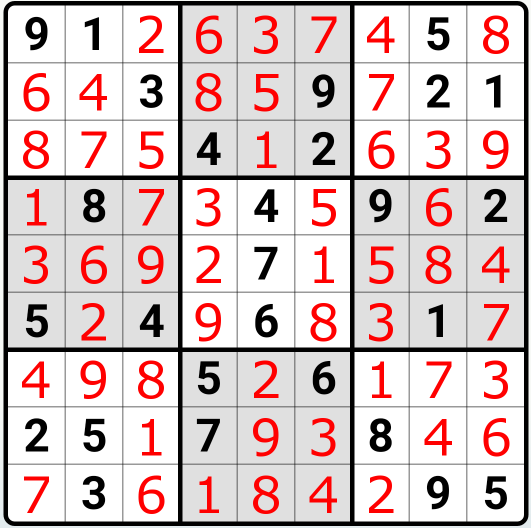
#> input picture sudokuOCRSolver/Answers/solved_Q0.png, 1062 x 1055 px (shown at 1/2 size)
$ python -i imageProcessing.py   (imports and definitions only)   (older library calls are emulated)
#> lines starting #> are read from the running program, lines starting #| are printed output that depends on the picture; after the words box and inside, x2 and y2 are one past the last pixel; in counts of white or black regions, pixels touching at a corner belong together
import cv2
import numpy as np

def generateOutput(image):

#> called with image = 'Answers/solved_Q0.png'
	img = cv2.imread(image)
#> img is the input picture: shape (1055, 1062, 3); mean B, G, R 196.9, 196.9, 214.3
	gray = cv2.cvtColor(img, cv2.COLOR_BGR2GRAY)

	gray = cv2.GaussianBlur(gray, (5, 5), 0)

	mask = np.zeros((gray.shape), np.uint8)

	kernel1 = cv2.getStructuringElement(cv2.MORPH_ELLIPSE, (11, 11))
	close = cv2.morphologyEx(gray, cv2.MORPH_CLOSE, kernel1)
	div = np.float32(gray) / (close)
	res = np.uint8(cv2.normalize(div, div, 0, 255, cv2.NORM_MINMAX))
	res2 = cv2.cvtColor(res, cv2.COLOR_GRAY2BGR)

	thresh = cv2.adaptiveThreshold(res, 255, 0, 1, 19, 2)
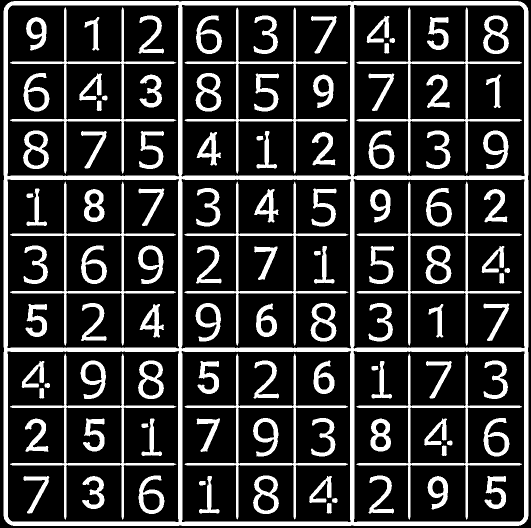
#> thresh: shape (1055, 1062) (shown at 1/2 size); 21.3% white; 109 white regions
	contour, hier = cv2.findContours(thresh, cv2.RETR_TREE, cv2.CHAIN_APPROX_SIMPLE)
#> contour = 169 contours, 3 with area under 20; largest, box (x1, y1, x2, y2) and area: (7, 2, 1057, 1052) 1099917, (14, 9, 359, 354) 116293, (14, 701, 359, 1045) 115953, (706, 9, 1050, 354) 115952, (706, 701, 1050, 1045) 115613

	max_area = 0
	best_cnt = None
	for cnt in contour:
		area = cv2.contourArea(cnt)
		if area > 1000:
			if area > max_area:
				max_area = area
				best_cnt = cnt
#> this loop made 169 passes
#> (area, max_area) on pass 1: (1099917, 1099917)
#> area on passes 2 to 7: 115613, 1229.5, 1700.5, 509, 1173.5, 2083.5
#> after the loop, best_cnt = contour of 96 points, box (x1, y1, x2, y2) (7, 2, 1057, 1052), area 1099917; max_area = 1099917

	cv2.drawContours(mask, [best_cnt], 0, 255, -1)
#> mask: shape (1055, 1062); 98.4% white; 1 black region, box (x1, y1, x2, y2) and area: (0, 0, 1062, 1055) 18420
	cv2.drawContours(mask, [best_cnt], 0, 0, 2)
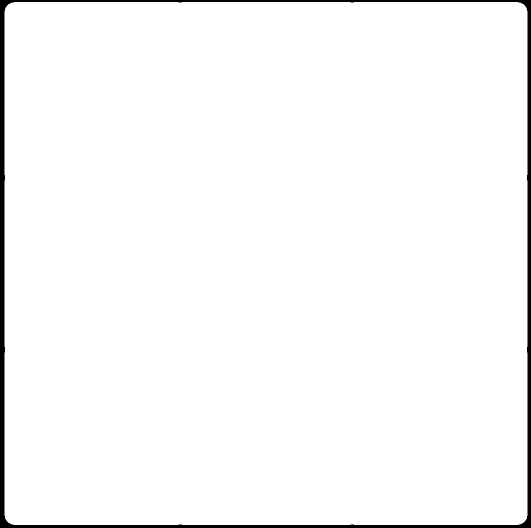
#> mask: shape (1055, 1062) (shown at 1/2 size); 97.6% white; 1 black region, box (x1, y1, x2, y2) and area: (0, 0, 1062, 1055) 26768

	res = cv2.bitwise_and(res, mask)

	kernelx = cv2.getStructuringElement(cv2.MORPH_RECT, (2, 10))

	dx = cv2.Sobel(res, cv2.CV_16S, 1, 0)
	dx = cv2.convertScaleAbs(dx)
	cv2.normalize(dx, dx, 0, 255, cv2.NORM_MINMAX)

	ret, close = cv2.threshold(dx, 0, 255, cv2.THRESH_BINARY + cv2.THRESH_OTSU)
#> close: shape (1055, 1062); 10.4% white; 857 white regions (358 under 20 px), largest, box (x1, y1, x2, y2) and area: (362, 9, 370, 354) 1374, (695, 9, 703, 354) 1374, (362, 701, 370, 1045) 1370
#> ret = 111
	close = cv2.morphologyEx(close, cv2.MORPH_DILATE, kernelx, iterations = 1)
#> close: shape (1055, 1062); 21.4% white; 243 white regions

	contour, hier = cv2.findContours(close, cv2.RETR_EXTERNAL, cv2.CHAIN_APPROX_SIMPLE)
#> contour = 243 contours, 6 with area under 20; largest, box (x1, y1, x2, y2) and area: (695, 5, 704, 1050) 4034, (362, 5, 371, 1050) 4034, (706, 5, 715, 1050) 3701, (351, 5, 360, 1050) 3701, (1037, 6, 1052, 1049) 3569

	for cnt in contour:
		x, y, w, h = cv2.boundingRect(cnt)
		if h / w > 5:
			cv2.drawContours(close, [cnt], 0, 255, -1)
		else:
			cv2.drawContours(close, [cnt], 0, 0, -1)
#> this loop made 243 passes
#> (x, y, w, h) on passes 1 to 3: (436, 1014, 5, 18), (397, 1014, 5, 18), (785, 1013, 5, 19)
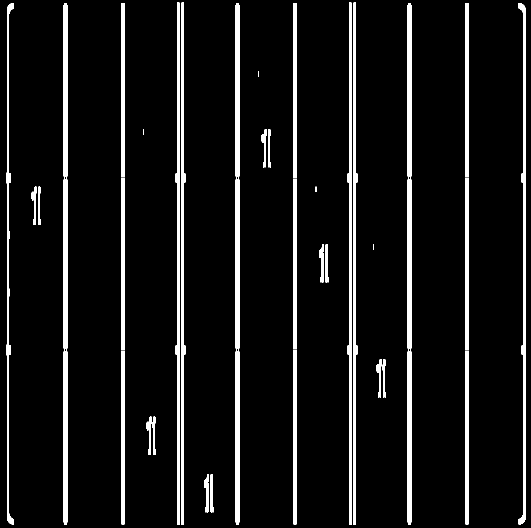
#> close: shape (1055, 1062) (shown at 1/2 size); 7.4% white; 40 white regions, largest, box (x1, y1, x2, y2) and area: (362, 5, 371, 1050) 5087, (695, 5, 704, 1050) 5087, (351, 5, 360, 1050) 4754
	close = cv2.morphologyEx(close, cv2.MORPH_CLOSE, None, iterations = 2)
#> close: shape (1055, 1062); 8.3% white; 20 white regions, largest, box (x1, y1, x2, y2) and area: (351, 5, 371, 1050) 13881, (695, 5, 715, 1050) 13881, (127, 6, 135, 1049) 8304
	closex = close.copy()

	kernely = cv2.getStructuringElement(cv2.MORPH_RECT, (10,2))
	dy = cv2.Sobel(res,cv2.CV_16S, 0, 2)
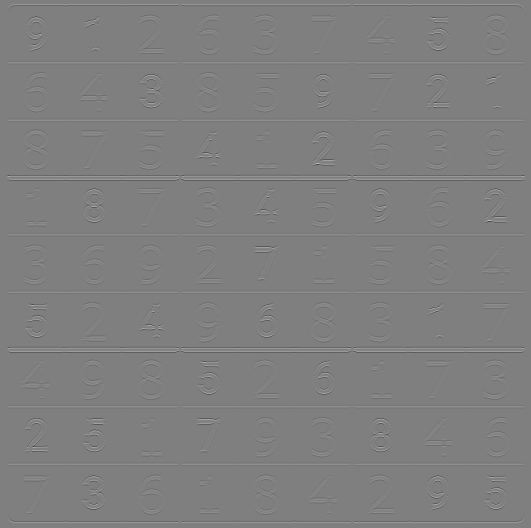
#> dy: shape (1055, 1062) int16 (shown at 1/2 size); min -1020, max 1020, mean 0; drawn with min black and max white
	dy = cv2.convertScaleAbs(dy)
	cv2.normalize(dy, dy, 0, 255, cv2.NORM_MINMAX)
	ret,close = cv2.threshold(dy, 0, 255, cv2.THRESH_BINARY + cv2.THRESH_OTSU)
#> close: shape (1055, 1062); 6.1% white; 1273 white regions (782 under 20 px), largest, box (x1, y1, x2, y2) and area: (14, 357, 359, 363) 1380, (14, 692, 359, 698) 1380, (706, 357, 1050, 363) 1376
#> ret = 88
	close = cv2.morphologyEx(close, cv2.MORPH_DILATE, kernely)
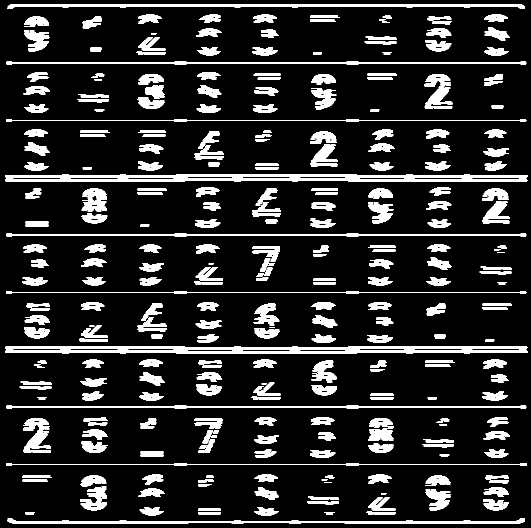
#> close: shape (1055, 1062) (shown at 1/2 size); 14.7% white; 402 white regions

	contour, hier = cv2.findContours(close, cv2.RETR_EXTERNAL, cv2.CHAIN_APPROX_SIMPLE)
#> contour = 402 contours, 84 with area under 20; largest, box (x1, y1, x2, y2) and area: (10, 692, 1055, 699) 4432, (10, 357, 1055, 364) 4432, (15, 8, 1050, 18) 4416, (10, 701, 1055, 708) 4383, (10, 348, 1055, 355) 4383
	for cnt in contour:
		x, y, w, h = cv2.boundingRect(cnt)
		if w / h > 5:
			cv2.drawContours(close, [cnt], 0, 255, -1)
		else:
			cv2.drawContours(close, [cnt], 0, 0, -1)
#> this loop made 402 passes
#> (x, y, w, h) on passes 1 to 3: (15, 1037, 1035, 10), (649, 1024, 20, 5), (396, 1024, 46, 5)
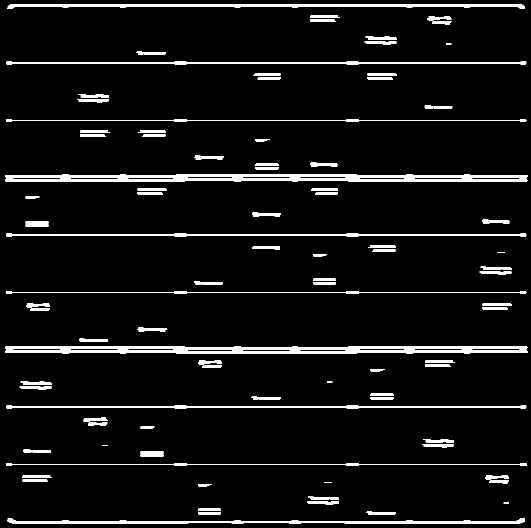
#> close: shape (1055, 1062) (shown at 1/2 size); 5.9% white; 93 white regions, largest, box (x1, y1, x2, y2) and area: (10, 357, 1055, 364) 5481, (10, 692, 1055, 699) 5481, (15, 8, 1050, 18) 5455

	close = cv2.morphologyEx(close, cv2.MORPH_DILATE, None, iterations = 2)
#> close: shape (1055, 1062); 11.8% white; 63 white regions, largest, box (x1, y1, x2, y2) and area: (8, 346, 1057, 366) 18159, (8, 690, 1057, 710) 18159, (13, 6, 1052, 20) 9729
	closey = close.copy()

	res = cv2.bitwise_and(closex, closey)
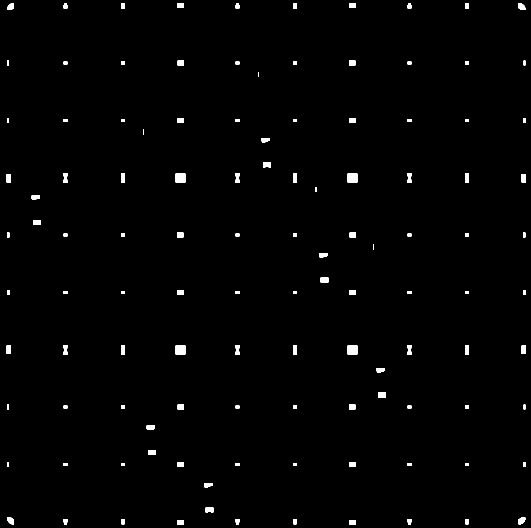
#> res: shape (1055, 1062) (shown at 1/2 size); 1% white; 116 white regions, largest, box (x1, y1, x2, y2) and area: (351, 347, 371, 365) 360, (695, 347, 715, 365) 360, (351, 691, 371, 709) 360

	contour, hier = cv2.findContours(res,cv2.RETR_LIST,cv2.CHAIN_APPROX_SIMPLE)
	centroids = []
	for cnt in contour:
		mom = cv2.moments(cnt)
		(x,y) = int(mom['m10']/mom['m00']), int(mom['m01']/mom['m00'])
		cv2.circle(img,(x,y),4,(0,255,0),-1)
		centroids.append((x,y))
#> this loop made 116 passes
#> cnt on passes 1, 2, 13, 14, 15, 16, 17, 18, 19, 20, 21, 22: [[698, 1040], [698, 1048], [711, 1048], [711, 1040]], [[354, 1040], [354, 1048], [367, 1048], [367, 1040]], [[930, 926], [930, 931], [937, 931], [937, 926]], [[815, 926], [815, 931], [822, 931], [822, 926]], [[586, 926], [586, 931], [593, 931], [593, 926]], [[471, 926], [471, 931], [478, 931], [478, 926]], [[242, 926], [242, 931], [249, 931], [249, 926]], [[127, 926], [127, 931], [134, 931], [134, 926]], [[1047, 924], [1047, 933], [1050, 933], [1050, 924]], [[698, 924], [698, 933], [710, 933], [710, 924]], [[355, 924], [355, 933], [367, 933], [367, 924]], [[14, 924], [14, 933], [17, 933], [17, 924]]


	centroids = np.array(centroids,dtype = np.float32)
#> (the run stopped early here; a loop or call above may not have finished)

$ run again, on sudokuOCRSolver/Answers/solved_Q1.png
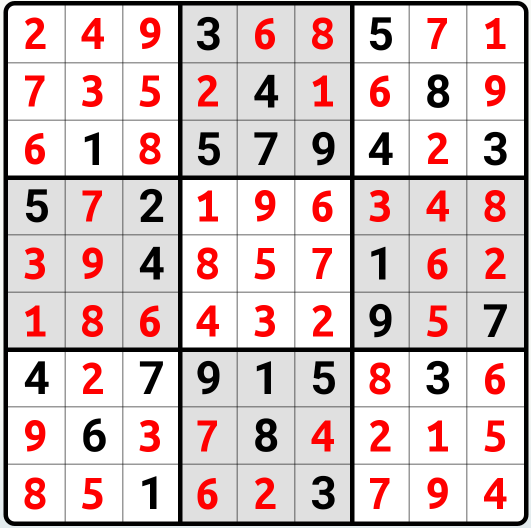
#> input picture sudokuOCRSolver/Answers/solved_Q1.png, 1062 x 1055 px (shown at 1/2 size)
#> in generateOutput, img is the input picture: shape (1055, 1062, 3); mean B, G, R 197.5, 197.5, 214.9
#> in generateOutput, `thresh = cv2.adaptiveThreshold(res, 255, 0, 1, 19, 2)`:
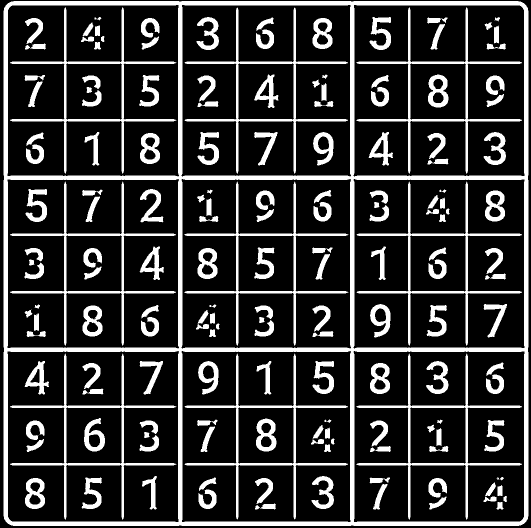
#> thresh: shape (1055, 1062) (shown at 1/2 size); 19.8% white; 174 white regions (5 under 20 px)
#> in generateOutput, `contour, hier = cv2.findContours(thresh, cv2.RETR_TREE, cv2.CHAIN_APPR..`: contour = 230 contours, 17 with area under 20; largest, box (x1, y1, x2, y2) and area: (7, 2, 1057, 1052) 1099917, (14, 9, 359, 354) 116293, (14, 701, 359, 1045) 115953, (706, 9, 1050, 354) 115952, (706, 701, 1050, 1045) 115613
#> the loop in generateOutput, `for cnt in contour:` made 230 passes
#> (area, max_area) on pass 1: (1099917, 1099917)
#> after the loop in generateOutput, `for cnt in contour:`: best_cnt = contour of 96 points, box (x1, y1, x2, y2) (7, 2, 1057, 1052), area 1099917; max_area = 1099917
#> in generateOutput, `ret, close = cv2.threshold(dx, 0, 255, cv2.THRESH_BINARY + cv2.THRESH_..`: ret = 108
#> in generateOutput, `contour, hier = cv2.findContours(close, cv2.RETR_EXTERNAL, cv2.CHAIN_A..`: contour = 271 contours, 30 with area under 20; largest, box (x1, y1, x2, y2) and area: (695, 5, 704, 1050) 4034, (362, 5, 371, 1050) 4034, (706, 5, 715, 1050) 3701, (351, 5, 360, 1050) 3701, (1037, 6, 1052, 1049) 3574
#> the loop in generateOutput, `for cnt in contour:` made 271 passes
#> (x, y, w, h) on passes 1 to 3: (998, 1013, 5, 11), (549, 1003, 5, 21), (163, 1001, 11, 22)
#> in generateOutput, `ret,close = cv2.threshold(dy, 0, 255, cv2.THRESH_BINARY + cv2.THRESH_O..`: ret = 98
#> in generateOutput, `contour, hier = cv2.findContours(close, cv2.RETR_EXTERNAL, cv2.CHAIN_A..`: contour = 523 contours, 116 with area under 20; largest, box (x1, y1, x2, y2) and area: (11, 692, 1054, 699) 4146, (11, 357, 1054, 364) 4146, (10, 701, 1055, 708) 3828, (10, 348, 1055, 355) 3828, (15, 8, 1050, 18) 3722
#> the loop in generateOutput, `for cnt in contour:` made 523 passes
#> (x, y, w, h) on passes 1 to 3: (15, 1037, 1035, 10), (990, 1014, 21, 7), (743, 1014, 22, 7)
#> in generateOutput, `res = cv2.bitwise_and(closex, closey)`:
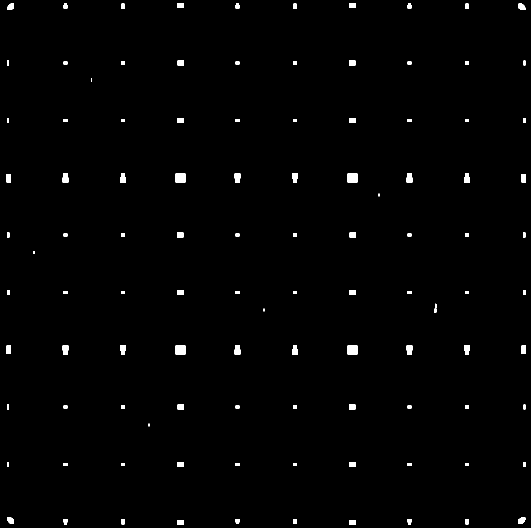
#> res: shape (1055, 1062) (shown at 1/2 size); 0.93% white; 107 white regions (6 under 20 px), largest, box (x1, y1, x2, y2) and area: (351, 347, 371, 365) 360, (695, 347, 715, 365) 360, (351, 691, 371, 709) 360
#> the loop in generateOutput, `for cnt in contour:` made 107 passes
#> cnt on passes 1, 2, 11, 12, 13, 14, 15, 16: [[698, 1040], [698, 1048], [711, 1048], [711, 1040]], [[354, 1040], [354, 1048], [367, 1048], [367, 1040]], [[930, 926], [930, 931], [937, 931], [937, 926]], [[815, 926], [815, 931], [822, 931], [822, 926]], [[586, 926], [586, 931], [593, 931], [593, 926]], [[471, 926], [471, 931], [478, 931], [478, 926]], [[242, 926], [242, 931], [249, 931], [249, 926]], [[127, 926], [127, 931], [134, 931], [134, 926]]

$ run again, on sudokuOCRSolver/Answers/solved_Q10.png
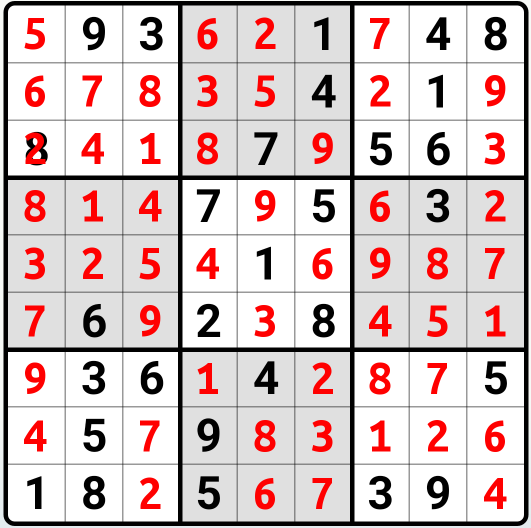
#> input picture sudokuOCRSolver/Answers/solved_Q10.png, 1062 x 1055 px (shown at 1/2 size)
#> in generateOutput, img is the input picture: shape (1055, 1062, 3); mean B, G, R 197.1, 197.2, 213.7
#> in generateOutput, `thresh = cv2.adaptiveThreshold(res, 255, 0, 1, 19, 2)`:
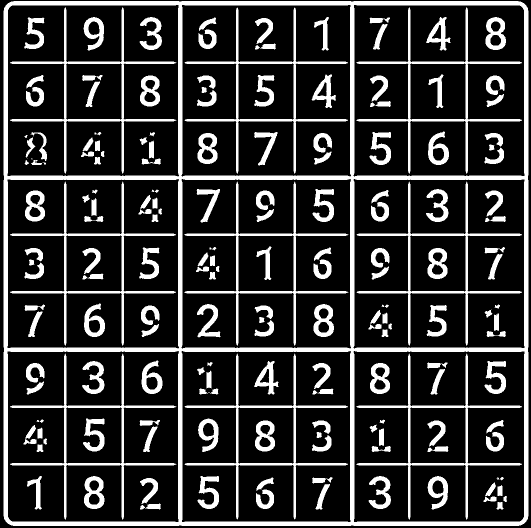
#> thresh: shape (1055, 1062) (shown at 1/2 size); 19.8% white; 186 white regions (10 under 20 px)
#> in generateOutput, `contour, hier = cv2.findContours(thresh, cv2.RETR_TREE, cv2.CHAIN_APPR..`: contour = 247 contours, 27 with area under 20; largest, box (x1, y1, x2, y2) and area: (7, 2, 1057, 1052) 1099917, (14, 9, 359, 354) 116293, (14, 701, 359, 1045) 115953, (706, 9, 1050, 354) 115952, (706, 701, 1050, 1045) 115613
#> the loop in generateOutput, `for cnt in contour:` made 247 passes
#> (area, max_area) on pass 1: (1099917, 1099917)
#> after the loop in generateOutput, `for cnt in contour:`: best_cnt = contour of 96 points, box (x1, y1, x2, y2) (7, 2, 1057, 1052), area 1099917; max_area = 1099917
#> in generateOutput, `ret, close = cv2.threshold(dx, 0, 255, cv2.THRESH_BINARY + cv2.THRESH_..`: ret = 108
#> in generateOutput, `contour, hier = cv2.findContours(close, cv2.RETR_EXTERNAL, cv2.CHAIN_A..`: contour = 281 contours, 31 with area under 20; largest, box (x1, y1, x2, y2) and area: (695, 5, 704, 1050) 4034, (362, 5, 371, 1050) 4034, (706, 5, 715, 1050) 3701, (351, 5, 360, 1050) 3701, (1037, 6, 1052, 1049) 3574
#> the loop in generateOutput, `for cnt in contour:` made 281 passes
#> (x, y, w, h) on passes 1, 2, 5: (998, 1013, 5, 11), (319, 1003, 5, 21), (419, 971, 22, 53)
#> in generateOutput, `ret,close = cv2.threshold(dy, 0, 255, cv2.THRESH_BINARY + cv2.THRESH_O..`: ret = 99
#> in generateOutput, `contour, hier = cv2.findContours(close, cv2.RETR_EXTERNAL, cv2.CHAIN_A..`: contour = 516 contours, 122 with area under 20; largest, box (x1, y1, x2, y2) and area: (11, 692, 1054, 699) 4146, (11, 357, 1054, 364) 4146, (10, 701, 1055, 708) 3824, (10, 348, 1055, 355) 3824, (15, 8, 1050, 18) 3722
#> the loop in generateOutput, `for cnt in contour:` made 516 passes
#> (x, y, w, h) on passes 1 to 3: (15, 1037, 1035, 10), (990, 1014, 21, 7), (628, 1014, 21, 7)
#> in generateOutput, `res = cv2.bitwise_and(closex, closey)`:
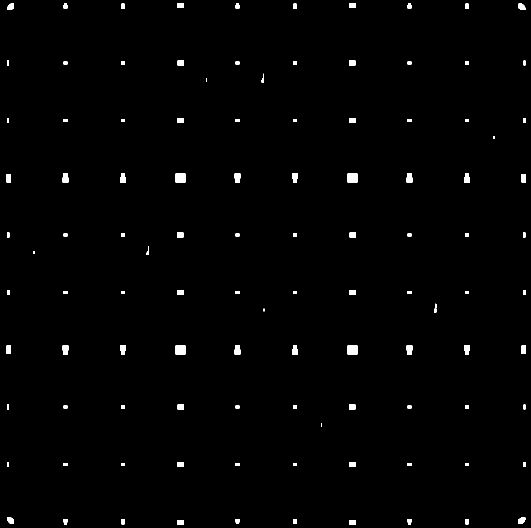
#> res: shape (1055, 1062) (shown at 1/2 size); 0.94% white; 111 white regions (8 under 20 px), largest, box (x1, y1, x2, y2) and area: (351, 347, 371, 365) 360, (695, 347, 715, 365) 360, (351, 691, 371, 709) 360
#> the loop in generateOutput, `for cnt in contour:` made 111 passes
#> cnt on passes 1, 2, 11, 12, 13, 14, 15, 16: [[698, 1040], [698, 1048], [711, 1048], [711, 1040]], [[354, 1040], [354, 1048], [367, 1048], [367, 1040]], [[930, 926], [930, 931], [937, 931], [937, 926]], [[815, 926], [815, 931], [822, 931], [822, 926]], [[586, 926], [586, 931], [593, 931], [593, 926]], [[471, 926], [471, 931], [478, 931], [478, 926]], [[242, 926], [242, 931], [249, 931], [249, 926]], [[127, 926], [127, 931], [134, 931], [134, 926]]

$ run again, on sudokuOCRSolver/Answers/solved_Q2.png
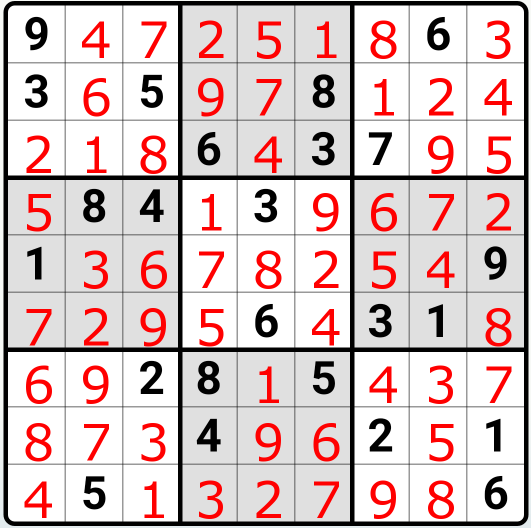
#> input picture sudokuOCRSolver/Answers/solved_Q2.png, 1062 x 1055 px (shown at 1/2 size)
#> in generateOutput, img is the input picture: shape (1055, 1062, 3); mean B, G, R 197, 197, 215.2
#> thresh: shape (1055, 1062); 21.1% white; 111 white regions
#> in generateOutput, `contour, hier = cv2.findContours(thresh, cv2.RETR_TREE, cv2.CHAIN_APPR..`: contour = 171 contours, 4 with area under 20; largest, box (x1, y1, x2, y2) and area: (7, 2, 1057, 1052) 1099917, (14, 9, 359, 354) 116370, (706, 9, 1050, 354) 115995, (14, 701, 359, 1045) 115953, (706, 701, 1050, 1045) 115619
#> the loop in generateOutput, `for cnt in contour:` made 171 passes
#> (area, max_area) on pass 1: (1099917, 1099917)
#> after the loop in generateOutput, `for cnt in contour:`: best_cnt = contour of 96 points, box (x1, y1, x2, y2) (7, 2, 1057, 1052), area 1099917; max_area = 1099917
#> in generateOutput, `ret, close = cv2.threshold(dx, 0, 255, cv2.THRESH_BINARY + cv2.THRESH_..`: ret = 111
#> in generateOutput, `contour, hier = cv2.findContours(close, cv2.RETR_EXTERNAL, cv2.CHAIN_A..`: contour = 245 contours, 9 with area under 20; largest, box (x1, y1, x2, y2) and area: (695, 5, 704, 1050) 4034, (362, 5, 371, 1050) 4034, (706, 5, 715, 1050) 3701, (351, 5, 360, 1050) 3701, (1037, 6, 1052, 1049) 3569
#> the loop in generateOutput, `for cnt in contour:` made 245 passes
#> (x, y, w, h) on passes 1 to 3: (326, 1024, 5, 18), (287, 1024, 5, 18), (746, 1023, 8, 20)
#> in generateOutput, `ret,close = cv2.threshold(dy, 0, 255, cv2.THRESH_BINARY + cv2.THRESH_O..`: ret = 86
#> in generateOutput, `contour, hier = cv2.findContours(close, cv2.RETR_EXTERNAL, cv2.CHAIN_A..`: contour = 378 contours, 83 with area under 20; largest, box (x1, y1, x2, y2) and area: (10, 677, 1055, 699) 6164, (10, 332, 1055, 355) 5950, (10, 357, 1055, 364) 4438, (14, 8, 1051, 18) 4422, (10, 701, 1055, 708) 4393
#> the loop in generateOutput, `for cnt in contour:` made 378 passes
#> (x, y, w, h) on passes 1 to 3: (15, 1037, 1035, 10), (630, 1034, 19, 5), (286, 1034, 46, 5)
#> in generateOutput, `res = cv2.bitwise_and(closex, closey)`:
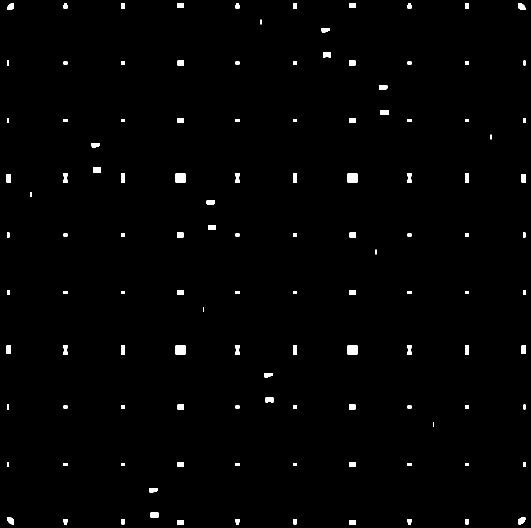
#> res: shape (1055, 1062) (shown at 1/2 size); 1% white; 118 white regions, largest, box (x1, y1, x2, y2) and area: (351, 347, 371, 365) 360, (695, 347, 715, 365) 360, (351, 691, 371, 709) 360
#> the loop in generateOutput, `for cnt in contour:` made 118 passes
#> cnt on passes 1, 2, 11, 13, 14, 15, 16, 17: [[698, 1040], [698, 1048], [711, 1048], [711, 1040]], [[354, 1040], [354, 1048], [367, 1048], [367, 1040]], [[301, 1025], [301, 1034], [316, 1034], [316, 1025]], [[930, 926], [930, 931], [937, 931], [937, 926]], [[815, 926], [815, 931], [822, 931], [822, 926]], [[586, 926], [586, 931], [593, 931], [593, 926]], [[471, 926], [471, 931], [478, 931], [478, 926]], [[242, 926], [242, 931], [249, 931], [249, 926]]
